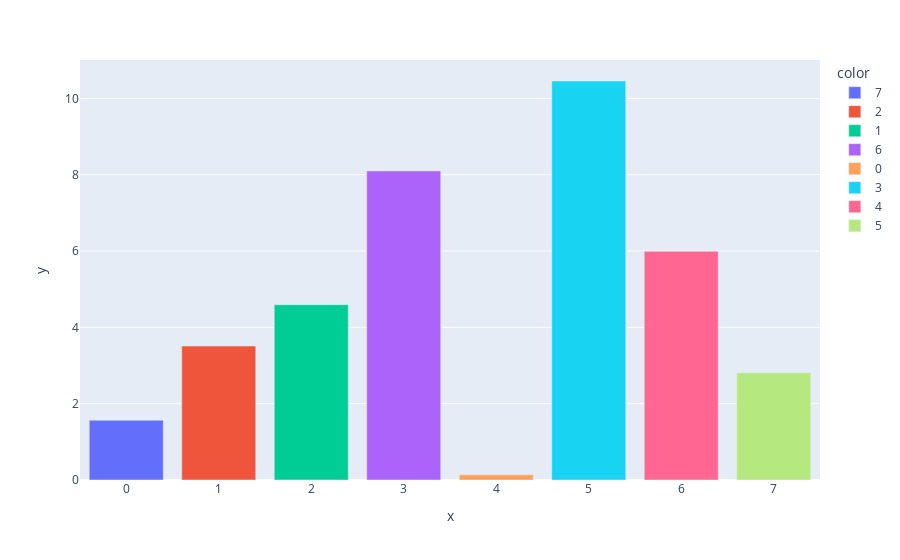

Notebook code for this chart:
### Code cell
px.bar(y=train.groupby(['Class'])['Height'].mean(),color=train['Class'].unique())

### Figure 1 — Plotly figure (JSON) as saved in the notebook; plotly's stock layout.template omitted (floating-point values rounded to 4 significant figures)
{"data": [{"alignmentgroup": "True", "hovertemplate": "color=7<br>x=%{x}<br>y=%{y}<extra></extra>", "legendgroup": "7", "marker": {"color": "#636efa"}, "name": "7", "offsetgroup": "7", "orientation": "v", "showlegend": true, "textposition": "auto", "type": "bar", "x": [0], "xaxis": "x", "y": [1.567], "yaxis": "y"}, {"alignmentgroup": "True", "hovertemplate": "color=2<br>x=%{x}<br>y=%{y}<extra></extra>", "legendgroup": "2", "marker": {"color": "#EF553B"}, "name": "2", "offsetgroup": "2", "orientation": "v", "showlegend": true, "textposition": "auto", "type": "bar", "x": [1], "xaxis": "x", "y": [3.511], "yaxis": "y"}, {"alignmentgroup": "True", "hovertemplate": "color=1<br>x=%{x}<br>y=%{y}<extra></extra>", "legendgroup": "1", "marker": {"color": "#00cc96"}, "name": "1", "offsetgroup": "1", "orientation": "v", "showlegend": true, "textposition": "auto", "type": "bar", "x": [2], "xaxis": "x", "y": [4.593], "yaxis": "y"}, {"alignmentgroup": "True", "hovertemplate": "color=6<br>x=%{x}<br>y=%{y}<extra></extra>", "legendgroup": "6", "marker": {"color": "#ab63fa"}, "name": "6", "offsetgroup": "6", "orientation": "v", "showlegend": true, "textposition": "auto", "type": "bar", "x": [3], "xaxis": "x", "y": [8.1], "yaxis": "y"}, {"alignmentgroup": "True", "hovertemplate": "color=0<br>x=%{x}<br>y=%{y}<extra></extra>", "legendgroup": "0", "marker": {"color": "#FFA15A"}, "name": "0", "offsetgroup": "0", "orientation": "v", "showlegend": true, "textposition": "auto", "type": "bar", "x": [4], "xaxis": "x", "y": [0.1352], "yaxis": "y"}, {"alignmentgroup": "True", "hovertemplate": "color=3<br>x=%{x}<br>y=%{y}<extra></extra>", "legendgroup": "3", "marker": {"color": "#19d3f3"}, "name": "3", "offsetgroup": "3", "orientation": "v", "showlegend": true, "textposition": "auto", "type": "bar", "x": [5], "xaxis": "x", "y": [10.46], "yaxis": "y"}, {"alignmentgroup": "True", "hovertemplate": "color=4<br>x=%{x}<br>y=%{y}<extra></extra>", "legendgroup": "4", "marker": {"color": "#FF6692"}, "name": "4", "offsetgroup": "4", "orientation": "v", "showlegend": true, "textposition": "auto", "type": "bar", "x": [6], "xaxis": "x", "y": [5.994], "yaxis": "y"}, {"alignmentgroup": "True", "hovertemplate": "color=5<br>x=%{x}<br>y=%{y}<extra></extra>", "legendgroup": "5", "marker": {"color": "#B6E880"}, "name": "5", "offsetgroup": "5", "orientation": "v", "showlegend": true, "textposition": "auto", "type": "bar", "x": [7], "xaxis": "x", "y": [2.812], "yaxis": "y"}], "layout": {"barmode": "relative", "legend": {"title": {"text": "color"}, "tracegroupgap": 0}, "margin": {"t": 60}, "xaxis": {"anchor": "y", "domain": [0, 1], "title": {"text": "x"}}, "yaxis": {"anchor": "x", "domain": [0, 1], "title": {"text": "y"}}}}
